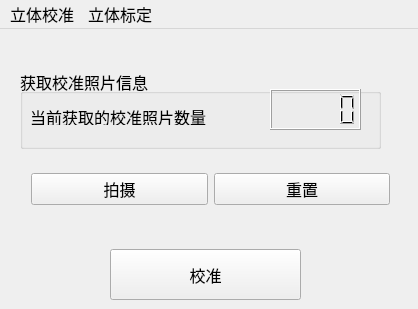
<?xml version="1.0" encoding="UTF-8"?>
<ui version="4.0">
 <class>MainWindow</class>
 <widget class="QMainWindow" name="MainWindow">
  <property name="geometry">
   <rect>
    <x>0</x>
    <y>0</y>
    <width>418</width>
    <height>309</height>
   </rect>
  </property>
  <property name="font">
   <font>
    <pointsize>12</pointsize>
   </font>
  </property>
  <property name="windowTitle">
   <string>MainWindow</string>
  </property>
  <widget class="QWidget" name="centralWidget">
   <property name="focusPolicy">
    <enum>Qt::NoFocus</enum>
   </property>
   <widget class="QStackedWidget" name="stackedWidget">
    <property name="geometry">
     <rect>
      <x>10</x>
      <y>0</y>
      <width>400</width>
      <height>300</height>
     </rect>
    </property>
    <property name="currentIndex">
     <number>0</number>
    </property>
    <widget class="QWidget" name="rectify_page">
     <widget class="QPushButton" name="pushButton">
      <property name="geometry">
       <rect>
        <x>100</x>
        <y>220</y>
        <width>191</width>
        <height>51</height>
       </rect>
      </property>
      <property name="text">
       <string>校准</string>
      </property>
     </widget>
     <widget class="QGroupBox" name="groupBox">
      <property name="geometry">
       <rect>
        <x>10</x>
        <y>40</y>
        <width>361</width>
        <height>80</height>
       </rect>
      </property>
      <property name="title">
       <string>获取校准照片信息</string>
      </property>
      <widget class="QLabel" name="label">
       <property name="geometry">
        <rect>
         <x>10</x>
         <y>40</y>
         <width>261</width>
         <height>16</height>
        </rect>
       </property>
       <property name="text">
        <string>当前获取的校准照片数量</string>
       </property>
      </widget>
      <widget class="QLCDNumber" name="lcdNumber">
       <property name="geometry">
        <rect>
         <x>250</x>
         <y>20</y>
         <width>91</width>
         <height>41</height>
        </rect>
       </property>
      </widget>
     </widget>
     <widget class="QWidget" name="horizontalLayoutWidget">
      <property name="geometry">
       <rect>
        <x>10</x>
        <y>120</y>
        <width>381</width>
        <height>80</height>
       </rect>
      </property>
      <layout class="QHBoxLayout" name="horizontalLayout_3">
       <item>
        <layout class="QVBoxLayout" name="verticalLayout">
         <item>
          <widget class="QPushButton" name="grab">
           <property name="text">
            <string>拍摄</string>
           </property>
          </widget>
         </item>
        </layout>
       </item>
       <item>
        <layout class="QVBoxLayout" name="verticalLayout_2">
         <item>
          <widget class="QPushButton" name="reset">
           <property name="text">
            <string>重置</string>
           </property>
          </widget>
         </item>
        </layout>
       </item>
      </layout>
     </widget>
    </widget>
    <widget class="QWidget" name="clib_page">
     <widget class="QPushButton" name="start_grabing">
      <property name="geometry">
       <rect>
        <x>290</x>
        <y>10</y>
        <width>93</width>
        <height>28</height>
       </rect>
      </property>
      <property name="text">
       <string>开始测量</string>
      </property>
     </widget>
     <widget class="QScrollArea" name="scollData">
      <property name="geometry">
       <rect>
        <x>0</x>
        <y>10</y>
        <width>271</width>
        <height>261</height>
       </rect>
      </property>
      <property name="widgetResizable">
       <bool>true</bool>
      </property>
      <widget class="QWidget" name="scrollAreaWidgetContents">
       <property name="geometry">
        <rect>
         <x>0</x>
         <y>0</y>
         <width>269</width>
         <height>259</height>
        </rect>
       </property>
      </widget>
     </widget>
    </widget>
   </widget>
  </widget>
  <widget class="QMenuBar" name="menuBar">
   <property name="geometry">
    <rect>
     <x>0</x>
     <y>0</y>
     <width>418</width>
     <height>26</height>
    </rect>
   </property>
   <property name="baseSize">
    <size>
     <width>0</width>
     <height>0</height>
    </size>
   </property>
   <widget class="QMenu" name="clib">
    <property name="geometry">
     <rect>
      <x>339</x>
      <y>116</y>
      <width>137</width>
      <height>78</height>
     </rect>
    </property>
    <property name="title">
     <string>立体校准</string>
    </property>
    <addaction name="actionjz"/>
   </widget>
   <widget class="QMenu" name="match">
    <property name="geometry">
     <rect>
      <x>415</x>
      <y>116</y>
      <width>137</width>
      <height>78</height>
     </rect>
    </property>
    <property name="title">
     <string>立体标定</string>
    </property>
    <addaction name="actionbd"/>
   </widget>
   <addaction name="clib"/>
   <addaction name="match"/>
  </widget>
  <action name="actionjz">
   <property name="text">
    <string>jz</string>
   </property>
  </action>
  <action name="actionbd">
   <property name="text">
    <string>bd</string>
   </property>
  </action>
 </widget>
 <layoutdefault spacing="6" margin="11"/>
 <resources/>
 <connections/>
</ui>
